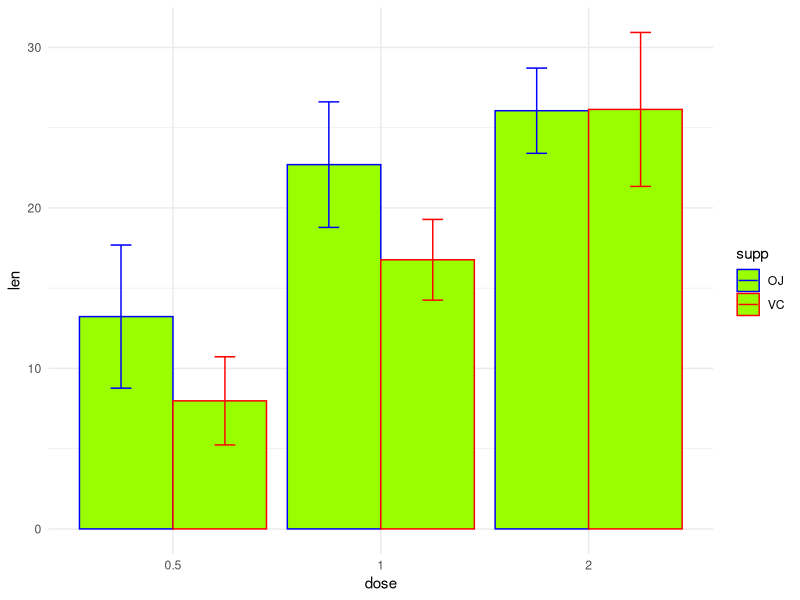

Source code (R):
# Importing the dataset
tooth_data = ToothGrowth

# Creating a function for summarizing the data 
# based on the grouping variables

data_summary = function(data, varname, groupnames){
  require(plyr)
  
  summary_func = function(x, col){
    c(mean = mean(x[[col]]), sd = sd(x[[col]]))
  }
  
  all_summary = ddply(data, groupnames, .fun = summary_func, varname)
  data_sum = rename(all_summary, c("mean" = varname))
  return(data_sum)
}

d_summary = data_summary(tooth_data, varname = "len", groupnames = c("supp", "dose"))

# Converting 'dose' to a factor variable
d_summary$dose = as.factor(d_summary$dose)

# Standard deviation of the mean as error bar with explanation
library(ggplot2)
ggplot(d_summary, aes(x = dose, y = len, color= supp))+
  geom_bar(stat="identity",fill = "#99FF00", position = position_dodge())+
  geom_errorbar(aes(ymin =len-sd, ymax =len+sd), width= 0.2, position= position_dodge(1))+
  scale_color_manual(values=c("blue", "red"))+
  theme_minimal()
  
  
 